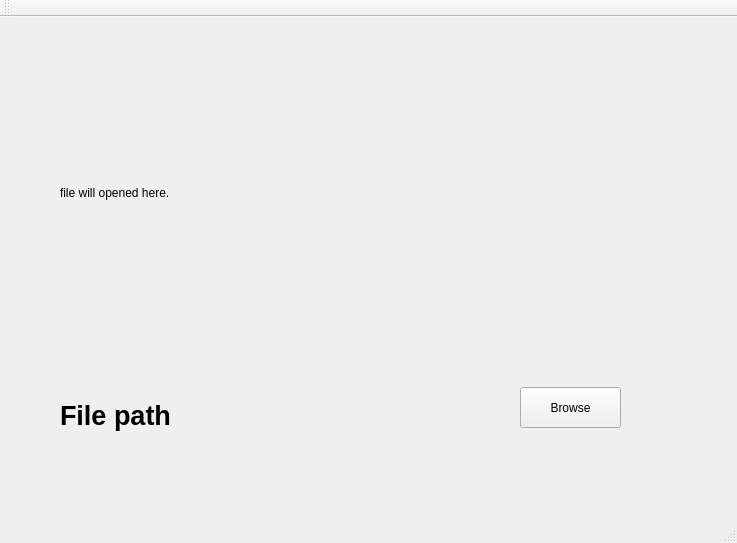
<?xml version="1.0" encoding="UTF-8"?>
<ui version="4.0">
 <class>MainWindow</class>
 <widget class="QMainWindow" name="MainWindow">
  <property name="geometry">
   <rect>
    <x>0</x>
    <y>0</y>
    <width>737</width>
    <height>543</height>
   </rect>
  </property>
  <property name="windowTitle">
   <string>MainWindow</string>
  </property>
  <widget class="QWidget" name="centralWidget">
   <widget class="QLabel" name="lab_img">
    <property name="geometry">
     <rect>
      <x>60</x>
      <y>10</y>
      <width>561</width>
      <height>331</height>
     </rect>
    </property>
    <property name="text">
     <string>file will opened here.</string>
    </property>
   </widget>
   <widget class="QLabel" name="lab_filePath">
    <property name="geometry">
     <rect>
      <x>60</x>
      <y>378</y>
      <width>381</width>
      <height>41</height>
     </rect>
    </property>
    <property name="text">
     <string>&lt;html&gt;&lt;head/&gt;&lt;body&gt;&lt;p&gt;&lt;span style=&quot; font-size:20pt; font-weight:600;&quot;&gt;File path&lt;/span&gt;&lt;/p&gt;&lt;/body&gt;&lt;/html&gt;</string>
    </property>
   </widget>
   <widget class="QPushButton" name="pushButton">
    <property name="geometry">
     <rect>
      <x>520</x>
      <y>370</y>
      <width>101</width>
      <height>41</height>
     </rect>
    </property>
    <property name="text">
     <string>Browse</string>
    </property>
   </widget>
  </widget>
  <widget class="QMenuBar" name="menuBar">
   <property name="geometry">
    <rect>
     <x>0</x>
     <y>0</y>
     <width>737</width>
     <height>21</height>
    </rect>
   </property>
  </widget>
  <widget class="QToolBar" name="mainToolBar">
   <attribute name="toolBarArea">
    <enum>TopToolBarArea</enum>
   </attribute>
   <attribute name="toolBarBreak">
    <bool>false</bool>
   </attribute>
  </widget>
  <widget class="QStatusBar" name="statusBar"/>
 </widget>
 <layoutdefault spacing="6" margin="11"/>
 <resources/>
 <connections/>
</ui>
